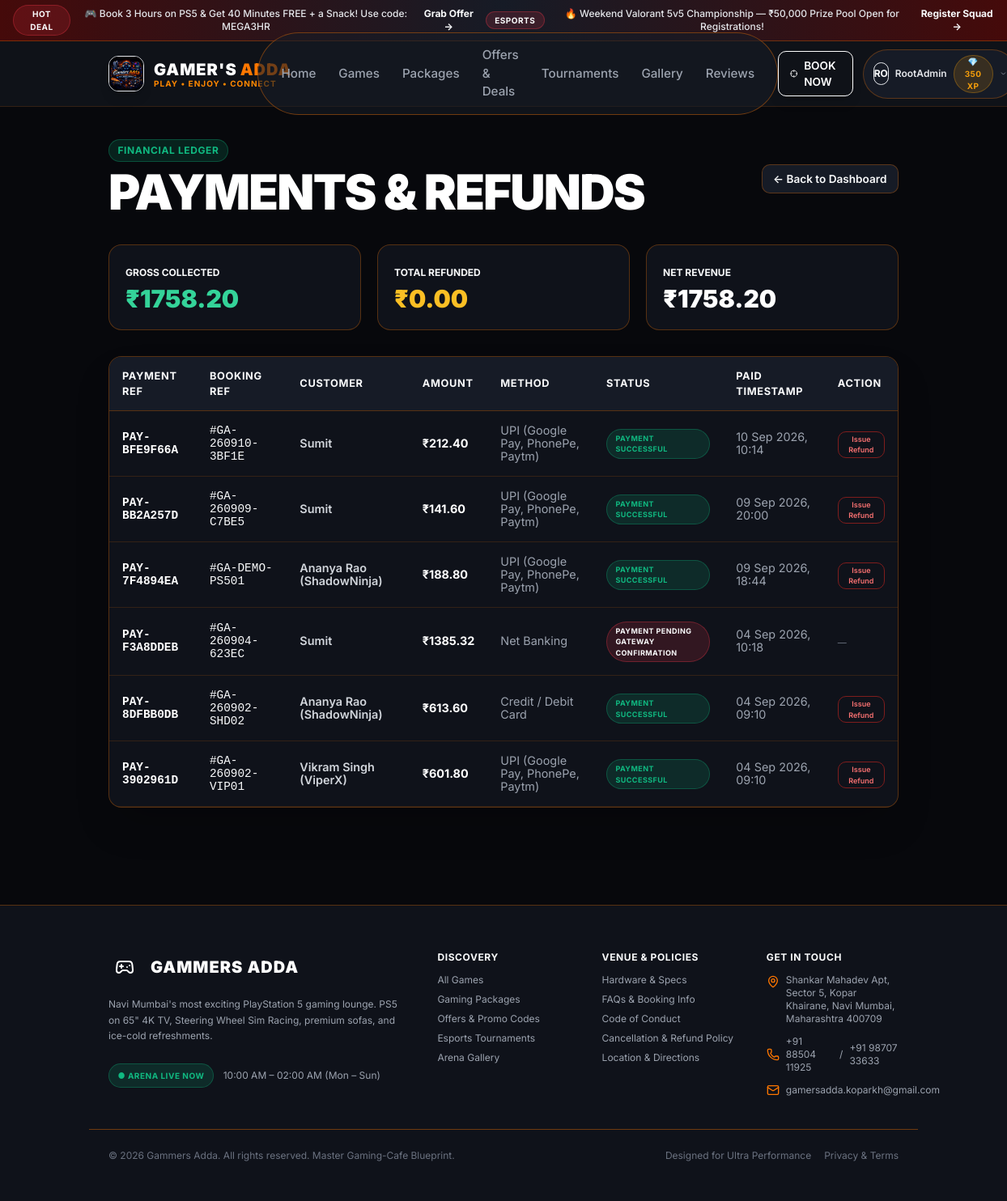
/admin-portal/payments/ (signed in), run on an earlier commit of the app's database.
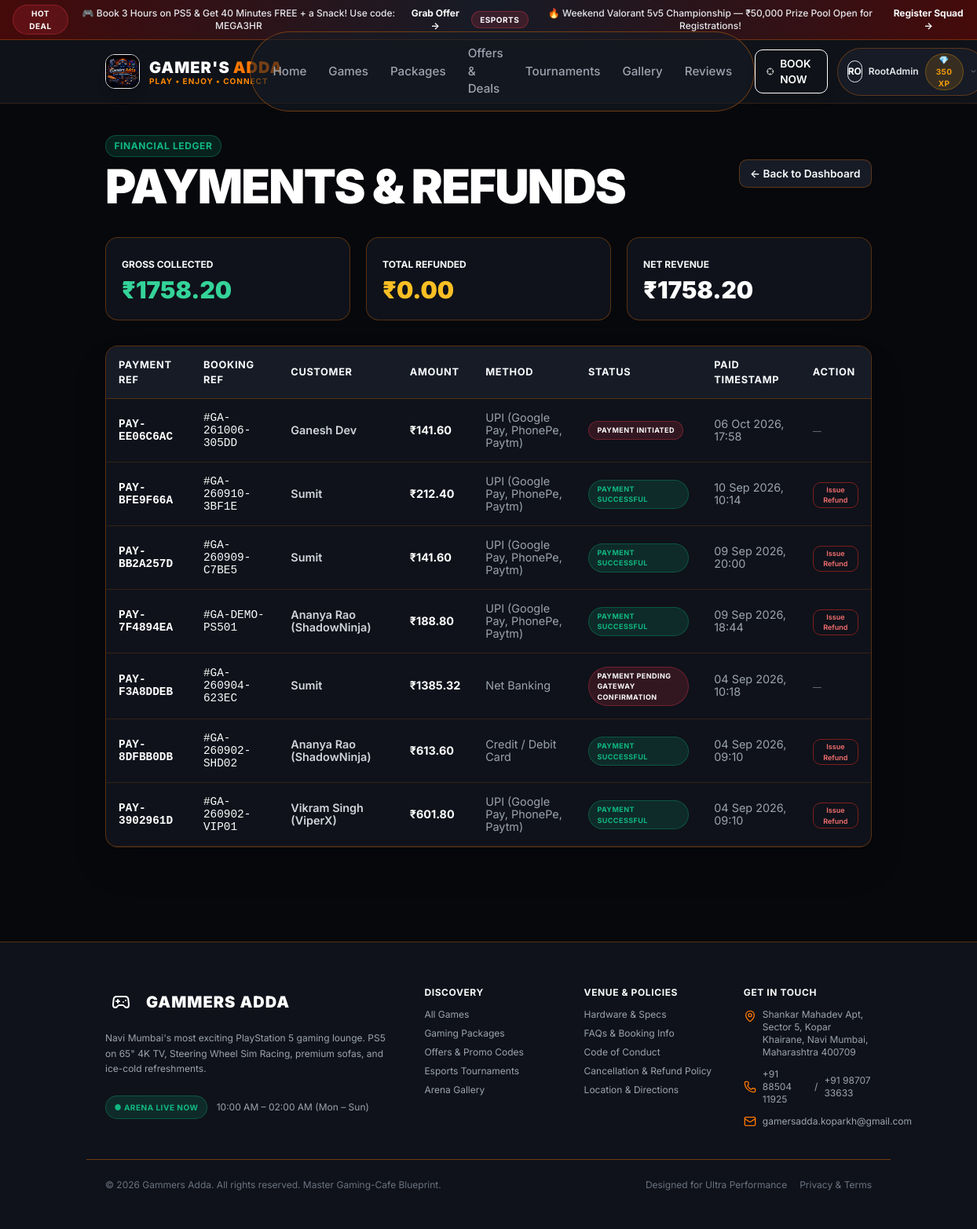
And on a later commit of the database.
### apps/core/models.py (models this page shows, shortened)
class Announcement(models.Model):
    title = models.CharField(max_length=255)
    content = models.TextField()
    badge_text = models.CharField(max_length=50, default='HOT')
    action_url = models.CharField(max_length=255, blank=True)
    action_text = models.CharField(max_length=50, blank=True, default='Learn More')
    is_active = models.BooleanField(default=True)
    starts_at = models.DateTimeField(null=True, blank=True)
    ends_at = models.DateTimeField(null=True, blank=True)
    created_at = models.DateTimeField(auto_now_add=True)

### apps/payments/models.py (models this page shows, shortened)
class Payment(models.Model):
    PAYMENT_STATUS = [
        ('INITIATED', 'Payment Initiated'),
        ('PENDING', 'Payment Pending Gateway Confirmation'),
        ('SUCCESS', 'Payment Successful'),
        ('FAILED', 'Payment Failed'),
        ('REFUNDED', 'Payment Refunded'),
    ]
    PAYMENT_METHODS = [
        ('UPI', 'UPI (Google Pay, PhonePe, Paytm)'),
        ('CARD', 'Credit / Debit Card'),
        ('NETBANKING', 'Net Banking'),
        ('CASH', 'Cash on Counter (Walk-in)'),
        ('WALLET', 'Gammers Loyalty Wallet'),
    ]
    booking = models.OneToOneField(Booking, on_delete=models.CASCADE, related_name='payment')
    payment_reference = models.CharField(max_length=50, unique=True)
    gateway_order_id = models.CharField(max_length=100, blank=True)
    gateway_payment_id = models.CharField(max_length=100, blank=True)
    amount = models.DecimalField(max_digits=10, decimal_places=2)
    currency = models.CharField(max_length=10, default='INR')
    payment_method = models.CharField(max_length=30, choices=PAYMENT_METHODS, default='UPI')
    status = models.CharField(max_length=30, choices=PAYMENT_STATUS, default='INITIATED')
    failure_reason = models.CharField(max_length=255, blank=True)
    paid_at = models.DateTimeField(null=True, blank=True)
    created_at = models.DateTimeField(auto_now_add=True)
    updated_at = models.DateTimeField(auto_now=True)
    class Meta:
        ordering = ['-created_at']

### apps/bookings/models.py (models this page shows, shortened)
class Booking(models.Model):
    STATUS_CHOICES = [
        ('DRAFT', 'Draft / In Creation'),
        ('SEAT_HELD', 'Seat Held (Pending Payment)'),
        ('PAYMENT_PENDING', 'Payment Processing'),
        ('CONFIRMED', 'Confirmed & Booked'),
        ('CHECKED_IN', 'Checked In at Venue'),
        ('IN_SESSION', 'Active In Session'),
        ('COMPLETED', 'Completed Session'),
        ('EXPIRED', 'Seat Hold Expired'),
        ('PAYMENT_FAILED', 'Payment Failed'),
        ('CANCELLED', 'Cancelled by Customer'),
        ('REFUND_PENDING', 'Refund Processing'),
        ('REFUNDED', 'Refund Completed'),
        ('NO_SHOW', 'No Show'),
    ]
    booking_reference = models.CharField(max_length=30, unique=True, editable=False)
    user = models.ForeignKey(settings.AUTH_USER_MODEL, on_delete=models.CASCADE, related_name='bookings')
    customer_name = models.CharField(max_length=150)
    customer_email = models.EmailField()
    customer_phone = models.CharField(max_length=20)
    zone = models.ForeignKey(Zone, on_delete=models.SET_NULL, null=True, related_name='bookings')
    package = models.ForeignKey(GamingPackage, on_delete=models.SET_NULL, null=True, blank=True, related_name='bookings')
    booking_date = models.DateField()
    start_time = models.TimeField()
    duration_hours = models.DecimalField(max_digits=4, decimal_places=1, default=1.0)
    end_time = models.TimeField()
    status = models.CharField(max_length=30, choices=STATUS_CHOICES, default='DRAFT')
    base_amount = models.DecimalField(max_digits=10, decimal_places=2, default=0.00)
    addons_amount = models.DecimalField(max_digits=10, decimal_places=2, default=0.00)
    discount_amount = models.DecimalField(max_digits=10, decimal_places=2, default=0.00)
    tax_amount = models.DecimalField(max_digits=10, decimal_places=2, default=0.00)
    total_amount = models.DecimalField(max_digits=10, decimal_places=2, default=0.00)
    applied_offer = models.ForeignKey(Offer, on_delete=models.SET_NULL, null=True, blank=True)
    coupon_code_used = models.CharField(max_length=50, blank=True, null=True)
    is_walkin = models.BooleanField(default=False)
    created_by_staff = models.ForeignKey(settings.AUTH_USER_MODEL, on_delete=models.SET_NULL, null=True, blank=True, related_name='staff_bookings')
    qr_token = models.CharField(max_length=64, unique=True, blank=True)
    session_started_notification_sent = models.BooleanField(default=False)
    notes = models.TextField(blank=True)
    created_at = models.DateTimeField(auto_now_add=True)
    updated_at = models.DateTimeField(auto_now=True)
    class Meta:
        ordering = ['-booking_date', '-start_time', '-created_at']

### apps/dashboard/views.py (the view)
# urls.py: path('payments/', views.payments_list_view, name='payments_list'),
@role_required(['FINANCE', 'MANAGER', 'ADMIN', 'SUPER_ADMIN'])
def payments_list_view(request):
    payments = Payment.objects.all().select_related('booking', 'invoice').order_by('-created_at')
    refunds = Refund.objects.all().select_related('payment__booking').order_by('-created_at')
    total_collected = sum([p.amount for p in payments if p.status == 'SUCCESS'])
    total_refunded = sum([r.amount for r in refunds if r.status == 'COMPLETED'])
    return render(request, 'dashboard/payments_list.html', {
        'payments': payments[:50],
        'refunds': refunds[:20],
        'total_collected': total_collected,
        'total_refunded': total_refunded,
        'net_revenue': total_collected - total_refunded,
    })

### apps/accounts/context_processors.py (called while the page is built, shortened)
def user_role_context(request):
    user = request.user
    role_code = user.role_code
    return {
        'CURRENT_ROLE': role_code,
        'IS_STAFF_MEMBER': user.is_staff_member,
        'IS_ADMIN_MEMBER': user.is_admin_member,
        'IS_SUPER_ADMIN': user.is_superuser or role_code == 'SUPER_ADMIN',
        'USER_LOYALTY_POINTS': user.loyalty_points,
        'USER_GAMER_TAG': user.gamer_tag or user.username,
    }

### apps/accounts/models.py (called while the page is built)
    @property
    def role_code(self):
        if self.is_superuser:
            return 'SUPER_ADMIN'
        return self.role.code if self.role else 'CUSTOMER'

    @property
    def is_staff_member(self):
        return self.is_superuser or (self.role and self.role.code in ['STAFF', 'MANAGER', 'ADMIN', 'SUPER_ADMIN', 'CONTENT_MANAGER', 'FINANCE'])

    @property
    def is_admin_member(self):
        return self.is_superuser or (self.role and self.role.code in ['ADMIN', 'SUPER_ADMIN', 'MANAGER'])

### apps/core/context_processors.py (called while the page is built)
def models_Q_helper(now):
    from django.db.models import Q
    return (Q(starts_at__isnull=True) | Q(starts_at__lte=now)) & (Q(ends_at__isnull=True) | Q(ends_at__gte=now))

### templates/dashboard/payments_list.html (shortened to what this page needs)
{% extends 'base.html' %}
{% block content %}
<div class="container py-10 space-y-8">
  <div class="flex flex-col sm:flex-row items-start sm:items-center justify-between gap-4">
    <div>
      <span class="badge badge-green mb-1">FINANCIAL LEDGER</span>
      <h1 class="display-title text-white">PAYMENTS & <span class="text-primaryRed">REFUNDS</span></h1>
    </div>
    <a href="{% url 'dashboard:admin_dashboard' %}" class="btn btn-secondary btn-sm">&larr; Back to Dashboard</a>
  </div>
  <div class="grid grid-cols-1 sm:grid-cols-3 gap-5">
    <div class="card bg-surface1 border-gridBorder p-5 space-y-1">
      <span class="text-xs text-mutedRed font-bold uppercase">Gross Collected</span>
      <div class="text-3xl font-black text-emerald-400">₹{{ total_collected|floatformat:2 }}</div>
    </div>
    <div class="card bg-surface1 border-gridBorder p-5 space-y-1">
      <span class="text-xs text-mutedRed font-bold uppercase">Total Refunded</span>
      <div class="text-3xl font-black text-amber-400">₹{{ total_refunded|floatformat:2 }}</div>
    </div>
    <div class="card bg-surface1 border-gridBorder p-5 space-y-1">
      <span class="text-xs text-mutedRed font-bold uppercase">Net Revenue</span>
      <div class="text-3xl font-black text-white">₹{{ net_revenue|floatformat:2 }}</div>
    </div>
  </div>
  <div class="card p-0 bg-surface1 border-gridBorder overflow-x-auto shadow-2xl">
    <table class="data-table">
      <thead>
        <tr>
          <th>Payment Ref</th>
          <th>Booking Ref</th>
          <th>Customer</th>
          <th>Amount</th>
          <th>Method</th>
          <th>Status</th>
          <th>Paid Timestamp</th>
          <th>Action</th>
        </tr>
      </thead>
      <tbody>
        {% for p in payments %}
          <tr>
            <td class="font-mono text-xs font-bold text-white">{{ p.payment_reference }}</td>
            <td class="font-mono text-xs text-primaryRed">#{{ p.booking.booking_reference }}</td>
            <td class="text-xs text-gray-300 font-semibold">{{ p.booking.customer_name }}</td>
            <td class="text-xs font-bold text-white">₹{{ p.amount }}</td>
            <td class="text-xs text-gray-400">{{ p.get_payment_method_display }}</td>
            <td>
              <span class="badge {% if p.status == 'SUCCESS' %}badge-green{% elif p.status == 'REFUNDED' %}badge-amber{% else %}badge-red{% endif %} text-[9px]">
                {{ p.get_status_display }}
              </span>
            </td>
            <td class="text-xs text-gray-400">{{ p.created_at|date:"d M Y, H:i" }}</td>
            <td>
              {% if p.status == 'SUCCESS' %}
                <form method="POST" action="{% url 'payments:admin_refund' payment_id=p.id %}" onsubmit="return confirm('Are you sure you want to refund ₹{{ p.amount }} for Booking #{{ p.booking.booking_reference }}?');">
                  <button type="submit" class="btn btn-outline btn-sm text-[9px] py-0.5 px-2 text-red-400 border-red-900 hover:bg-red-950/40">
                    Issue Refund
                  </button>
                </form>
              {% else %}
                <span class="text-[11px] text-gray-500">—</span>
              {% endif %}
            </td>
          </tr>
        {% empty %}
          <tr>
            <td colspan="8" class="text-center py-8 text-xs text-gray-400">No payment records found.</td>
          </tr>
        {% endfor %}
      </tbody>
    </table>
  </div>
</div>
{% endblock %}

### templates/base.html (shortened to what the changed rows need)
{% load static %}
<!DOCTYPE html>
<html lang="en" class="dark">
<head>
  <script src="https://cdn.tailwindcss.com"></script>
  <link rel="stylesheet" href="{% static 'css/custom.css' %}">
</head>
<body class="bg-bgMain text-text-main antialiased selection:bg-primaryRed selection:text-white" x-data="{ mobileMenuOpen: false }">
  {% if ACTIVE_ANNOUNCEMENTS %}
  <div class="bg-gradient-to-r from-red-950 via-surface2 to-red-950 border-b border-gridBorder text-xs py-1.5 px-4 text-center flex items-center justify-center gap-3">
    {% for ann in ACTIVE_ANNOUNCEMENTS %}
      <span class="badge badge-red text-[10px] py-0.5">{{ ann.badge_text }}</span>
      <span class="font-medium text-gray-200">{{ ann.title }}</span>
      {% if ann.action_url %}
        <a href="{{ ann.action_url }}" class="text-primaryRed font-bold hover:underline inline-flex items-center gap-1">{{ ann.action_text }} &rarr;</a>
      {% endif %}
    {% endfor %}
  </div>
  {% endif %}
  <main class="flex-grow pb-16 md:pb-0">
    {% block content %}{% endblock %}
  </main>
</body>
</html>

What changed in the data, as far as the page shows it:
added Payment: payment_reference "PAY-EE06C6AC", booking.booking_reference "GA-261006-305DD", booking.customer_name "Ganesh Dev", amount "141.60", payment_method "UPI (Google Pay, PhonePe, Paytm)", status "PAYMENT INITIATED", created_at "06 Oct 2026, 17:58"
